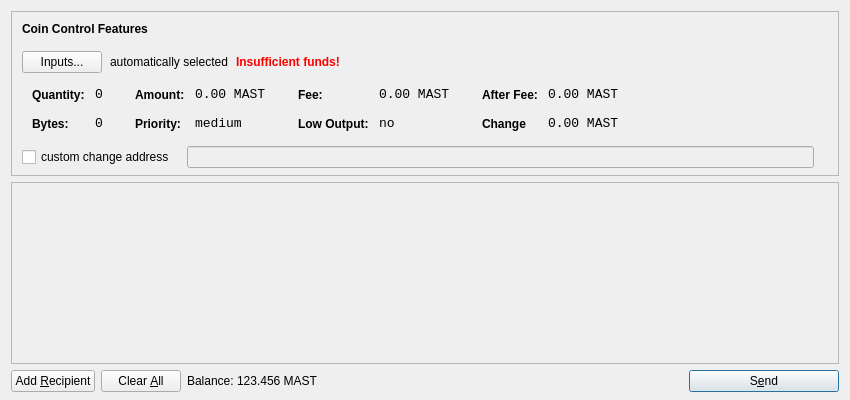
<?xml version="1.0" encoding="UTF-8"?>
<ui version="4.0">
 <class>SendCoinsDialog</class>
 <widget class="QDialog" name="SendCoinsDialog">
  <property name="geometry">
   <rect>
    <x>0</x>
    <y>0</y>
    <width>850</width>
    <height>400</height>
   </rect>
  </property>
  <property name="windowTitle">
   <string>Send Coins</string>
  </property>
  <layout class="QVBoxLayout" name="verticalLayout" stretch="0,1,0">
   <property name="bottomMargin">
    <number>8</number>
   </property>
   <item>
    <widget class="QFrame" name="frameCoinControl">
     <property name="sizePolicy">
      <sizepolicy hsizetype="Expanding" vsizetype="Expanding">
       <horstretch>0</horstretch>
       <verstretch>0</verstretch>
      </sizepolicy>
     </property>
     <property name="maximumSize">
      <size>
       <width>16777215</width>
       <height>16777215</height>
      </size>
     </property>
     <property name="frameShape">
      <enum>QFrame::StyledPanel</enum>
     </property>
     <property name="frameShadow">
      <enum>QFrame::Sunken</enum>
     </property>
     <layout class="QVBoxLayout" name="verticalLayoutCoinControl2">
      <property name="spacing">
       <number>-1</number>
      </property>
      <property name="leftMargin">
       <number>0</number>
      </property>
      <property name="topMargin">
       <number>0</number>
      </property>
      <property name="rightMargin">
       <number>0</number>
      </property>
      <property name="bottomMargin">
       <number>6</number>
      </property>
      <item>
       <layout class="QVBoxLayout" name="verticalLayoutCoinControl" stretch="0,0,0,0,1">
        <property name="spacing">
         <number>0</number>
        </property>
        <property name="leftMargin">
         <number>10</number>
        </property>
        <property name="topMargin">
         <number>10</number>
        </property>
        <item>
         <layout class="QHBoxLayout" name="horizontalLayoutCoinControl1">
          <property name="bottomMargin">
           <number>15</number>
          </property>
          <item>
           <widget class="QLabel" name="labelCoinControlFeatures">
            <property name="sizePolicy">
             <sizepolicy hsizetype="Preferred" vsizetype="Maximum">
              <horstretch>0</horstretch>
              <verstretch>0</verstretch>
             </sizepolicy>
            </property>
            <property name="font">
             <font>
              <weight>75</weight>
              <bold>true</bold>
             </font>
            </property>
            <property name="styleSheet">
             <string notr="true">font-weight:bold;</string>
            </property>
            <property name="text">
             <string>Coin Control Features</string>
            </property>
           </widget>
          </item>
         </layout>
        </item>
        <item>
         <layout class="QHBoxLayout" name="horizontalLayoutCoinControl2" stretch="0,0,0,0">
          <property name="spacing">
           <number>8</number>
          </property>
          <property name="bottomMargin">
           <number>10</number>
          </property>
          <item>
           <widget class="QPushButton" name="pushButtonCoinControl">
            <property name="styleSheet">
             <string notr="true"/>
            </property>
            <property name="text">
             <string>Inputs...</string>
            </property>
           </widget>
          </item>
          <item>
           <widget class="QLabel" name="labelCoinControlAutomaticallySelected">
            <property name="text">
             <string>automatically selected</string>
            </property>
            <property name="margin">
             <number>5</number>
            </property>
           </widget>
          </item>
          <item>
           <widget class="QLabel" name="labelCoinControlInsuffFunds">
            <property name="font">
             <font>
              <weight>75</weight>
              <bold>true</bold>
             </font>
            </property>
            <property name="styleSheet">
             <string notr="true">color:red;font-weight:bold;</string>
            </property>
            <property name="text">
             <string>Insufficient funds!</string>
            </property>
            <property name="margin">
             <number>5</number>
            </property>
           </widget>
          </item>
          <item>
           <spacer name="horizontalSpacerCoinControl">
            <property name="orientation">
             <enum>Qt::Horizontal</enum>
            </property>
            <property name="sizeHint" stdset="0">
             <size>
              <width>40</width>
              <height>1</height>
             </size>
            </property>
           </spacer>
          </item>
         </layout>
        </item>
        <item>
         <widget class="QWidget" name="widgetCoinControl" native="true">
          <property name="sizePolicy">
           <sizepolicy hsizetype="Preferred" vsizetype="Preferred">
            <horstretch>0</horstretch>
            <verstretch>0</verstretch>
           </sizepolicy>
          </property>
          <property name="minimumSize">
           <size>
            <width>0</width>
            <height>0</height>
           </size>
          </property>
          <property name="styleSheet">
           <string notr="true"/>
          </property>
          <layout class="QHBoxLayout" name="horizontalLayoutCoinControl5">
           <property name="margin">
            <number>0</number>
           </property>
           <item>
            <layout class="QHBoxLayout" name="horizontalLayoutCoinControl3" stretch="0,0,0,1">
             <property name="spacing">
              <number>20</number>
             </property>
             <property name="topMargin">
              <number>0</number>
             </property>
             <property name="bottomMargin">
              <number>10</number>
             </property>
             <item>
              <layout class="QFormLayout" name="formLayoutCoinControl1">
               <property name="horizontalSpacing">
                <number>10</number>
               </property>
               <property name="verticalSpacing">
                <number>14</number>
               </property>
               <property name="leftMargin">
                <number>10</number>
               </property>
               <property name="topMargin">
                <number>4</number>
               </property>
               <property name="rightMargin">
                <number>6</number>
               </property>
               <item row="0" column="0">
                <widget class="QLabel" name="labelCoinControlQuantityText">
                 <property name="styleSheet">
                  <string notr="true">font-weight:bold;</string>
                 </property>
                 <property name="text">
                  <string>Quantity:</string>
                 </property>
                 <property name="margin">
                  <number>0</number>
                 </property>
                </widget>
               </item>
               <item row="0" column="1">
                <widget class="QLabel" name="labelCoinControlQuantity">
                 <property name="font">
                  <font>
                   <family>Monospace</family>
                   <pointsize>10</pointsize>
                  </font>
                 </property>
                 <property name="cursor">
                  <cursorShape>IBeamCursor</cursorShape>
                 </property>
                 <property name="contextMenuPolicy">
                  <enum>Qt::ActionsContextMenu</enum>
                 </property>
                 <property name="text">
                  <string>0</string>
                 </property>
                 <property name="margin">
                  <number>0</number>
                 </property>
                 <property name="textInteractionFlags">
                  <set>Qt::LinksAccessibleByMouse|Qt::TextSelectableByKeyboard|Qt::TextSelectableByMouse</set>
                 </property>
                </widget>
               </item>
               <item row="1" column="0">
                <widget class="QLabel" name="labelCoinControlBytesText">
                 <property name="styleSheet">
                  <string notr="true">font-weight:bold;</string>
                 </property>
                 <property name="text">
                  <string>Bytes:</string>
                 </property>
                </widget>
               </item>
               <item row="1" column="1">
                <widget class="QLabel" name="labelCoinControlBytes">
                 <property name="font">
                  <font>
                   <family>Monospace</family>
                   <pointsize>10</pointsize>
                  </font>
                 </property>
                 <property name="cursor">
                  <cursorShape>IBeamCursor</cursorShape>
                 </property>
                 <property name="contextMenuPolicy">
                  <enum>Qt::ActionsContextMenu</enum>
                 </property>
                 <property name="text">
                  <string>0</string>
                 </property>
                 <property name="textInteractionFlags">
                  <set>Qt::LinksAccessibleByMouse|Qt::TextSelectableByKeyboard|Qt::TextSelectableByMouse</set>
                 </property>
                </widget>
               </item>
              </layout>
             </item>
             <item>
              <layout class="QFormLayout" name="formLayoutCoinControl2">
               <property name="horizontalSpacing">
                <number>10</number>
               </property>
               <property name="verticalSpacing">
                <number>14</number>
               </property>
               <property name="leftMargin">
                <number>6</number>
               </property>
               <property name="topMargin">
                <number>4</number>
               </property>
               <property name="rightMargin">
                <number>6</number>
               </property>
               <item row="0" column="0">
                <widget class="QLabel" name="labelCoinControlAmountText">
                 <property name="styleSheet">
                  <string notr="true">font-weight:bold;</string>
                 </property>
                 <property name="text">
                  <string>Amount:</string>
                 </property>
                 <property name="margin">
                  <number>0</number>
                 </property>
                </widget>
               </item>
               <item row="0" column="1">
                <widget class="QLabel" name="labelCoinControlAmount">
                 <property name="font">
                  <font>
                   <family>Monospace</family>
                   <pointsize>10</pointsize>
                  </font>
                 </property>
                 <property name="cursor">
                  <cursorShape>IBeamCursor</cursorShape>
                 </property>
                 <property name="contextMenuPolicy">
                  <enum>Qt::ActionsContextMenu</enum>
                 </property>
                 <property name="text">
                  <string>0.00 MAST</string>
                 </property>
                 <property name="textInteractionFlags">
                  <set>Qt::LinksAccessibleByMouse|Qt::TextSelectableByKeyboard|Qt::TextSelectableByMouse</set>
                 </property>
                </widget>
               </item>
               <item row="1" column="0">
                <widget class="QLabel" name="labelCoinControlPriorityText">
                 <property name="styleSheet">
                  <string notr="true">font-weight:bold;</string>
                 </property>
                 <property name="text">
                  <string>Priority:</string>
                 </property>
                </widget>
               </item>
               <item row="1" column="1">
                <widget class="QLabel" name="labelCoinControlPriority">
                 <property name="font">
                  <font>
                   <family>Monospace</family>
                   <pointsize>10</pointsize>
                  </font>
                 </property>
                 <property name="cursor">
                  <cursorShape>IBeamCursor</cursorShape>
                 </property>
                 <property name="contextMenuPolicy">
                  <enum>Qt::ActionsContextMenu</enum>
                 </property>
                 <property name="text">
                  <string>medium</string>
                 </property>
                 <property name="textInteractionFlags">
                  <set>Qt::LinksAccessibleByMouse|Qt::TextSelectableByKeyboard|Qt::TextSelectableByMouse</set>
                 </property>
                </widget>
               </item>
              </layout>
             </item>
             <item>
              <layout class="QFormLayout" name="formLayoutCoinControl3">
               <property name="horizontalSpacing">
                <number>10</number>
               </property>
               <property name="verticalSpacing">
                <number>14</number>
               </property>
               <property name="leftMargin">
                <number>6</number>
               </property>
               <property name="topMargin">
                <number>4</number>
               </property>
               <property name="rightMargin">
                <number>6</number>
               </property>
               <item row="0" column="0">
                <widget class="QLabel" name="labelCoinControlFeeText">
                 <property name="styleSheet">
                  <string notr="true">font-weight:bold;</string>
                 </property>
                 <property name="text">
                  <string>Fee:</string>
                 </property>
                 <property name="margin">
                  <number>0</number>
                 </property>
                </widget>
               </item>
               <item row="0" column="1">
                <widget class="QLabel" name="labelCoinControlFee">
                 <property name="font">
                  <font>
                   <family>Monospace</family>
                   <pointsize>10</pointsize>
                  </font>
                 </property>
                 <property name="cursor">
                  <cursorShape>IBeamCursor</cursorShape>
                 </property>
                 <property name="contextMenuPolicy">
                  <enum>Qt::ActionsContextMenu</enum>
                 </property>
                 <property name="text">
                  <string>0.00 MAST</string>
                 </property>
                 <property name="textInteractionFlags">
                  <set>Qt::LinksAccessibleByMouse|Qt::TextSelectableByKeyboard|Qt::TextSelectableByMouse</set>
                 </property>
                </widget>
               </item>
               <item row="1" column="0">
                <widget class="QLabel" name="labelCoinControlLowOutputText">
                 <property name="styleSheet">
                  <string notr="true">font-weight:bold;</string>
                 </property>
                 <property name="text">
                  <string>Low Output:</string>
                 </property>
                </widget>
               </item>
               <item row="1" column="1">
                <widget class="QLabel" name="labelCoinControlLowOutput">
                 <property name="font">
                  <font>
                   <family>Monospace</family>
                   <pointsize>10</pointsize>
                  </font>
                 </property>
                 <property name="cursor">
                  <cursorShape>IBeamCursor</cursorShape>
                 </property>
                 <property name="contextMenuPolicy">
                  <enum>Qt::ActionsContextMenu</enum>
                 </property>
                 <property name="text">
                  <string>no</string>
                 </property>
                 <property name="textInteractionFlags">
                  <set>Qt::LinksAccessibleByMouse|Qt::TextSelectableByKeyboard|Qt::TextSelectableByMouse</set>
                 </property>
                </widget>
               </item>
              </layout>
             </item>
             <item>
              <layout class="QFormLayout" name="formLayoutCoinControl4">
               <property name="horizontalSpacing">
                <number>10</number>
               </property>
               <property name="verticalSpacing">
                <number>14</number>
               </property>
               <property name="leftMargin">
                <number>6</number>
               </property>
               <property name="topMargin">
                <number>4</number>
               </property>
               <property name="rightMargin">
                <number>6</number>
               </property>
               <item row="0" column="0">
                <widget class="QLabel" name="labelCoinControlAfterFeeText">
                 <property name="styleSheet">
                  <string notr="true">font-weight:bold;</string>
                 </property>
                 <property name="text">
                  <string>After Fee:</string>
                 </property>
                 <property name="margin">
                  <number>0</number>
                 </property>
                </widget>
               </item>
               <item row="0" column="1">
                <widget class="QLabel" name="labelCoinControlAfterFee">
                 <property name="font">
                  <font>
                   <family>Monospace</family>
                   <pointsize>10</pointsize>
                  </font>
                 </property>
                 <property name="cursor">
                  <cursorShape>IBeamCursor</cursorShape>
                 </property>
                 <property name="contextMenuPolicy">
                  <enum>Qt::ActionsContextMenu</enum>
                 </property>
                 <property name="text">
                  <string>0.00 MAST</string>
                 </property>
                 <property name="textInteractionFlags">
                  <set>Qt::LinksAccessibleByMouse|Qt::TextSelectableByKeyboard|Qt::TextSelectableByMouse</set>
                 </property>
                </widget>
               </item>
               <item row="1" column="0">
                <widget class="QLabel" name="labelCoinControlChangeText">
                 <property name="styleSheet">
                  <string notr="true">font-weight:bold;</string>
                 </property>
                 <property name="text">
                  <string>Change</string>
                 </property>
                </widget>
               </item>
               <item row="1" column="1">
                <widget class="QLabel" name="labelCoinControlChange">
                 <property name="font">
                  <font>
                   <family>Monospace</family>
                   <pointsize>10</pointsize>
                  </font>
                 </property>
                 <property name="cursor">
                  <cursorShape>IBeamCursor</cursorShape>
                 </property>
                 <property name="contextMenuPolicy">
                  <enum>Qt::ActionsContextMenu</enum>
                 </property>
                 <property name="text">
                  <string>0.00 MAST</string>
                 </property>
                 <property name="textInteractionFlags">
                  <set>Qt::LinksAccessibleByMouse|Qt::TextSelectableByKeyboard|Qt::TextSelectableByMouse</set>
                 </property>
                </widget>
               </item>
              </layout>
             </item>
            </layout>
           </item>
          </layout>
         </widget>
        </item>
        <item>
         <layout class="QHBoxLayout" name="horizontalLayoutCoinControl4" stretch="0,0,0">
          <property name="spacing">
           <number>12</number>
          </property>
          <property name="sizeConstraint">
           <enum>QLayout::SetDefaultConstraint</enum>
          </property>
          <property name="topMargin">
           <number>5</number>
          </property>
          <property name="rightMargin">
           <number>5</number>
          </property>
          <item>
           <widget class="QCheckBox" name="checkBoxCoinControlChange">
            <property name="text">
             <string>custom change address</string>
            </property>
           </widget>
          </item>
          <item>
           <widget class="QLineEdit" name="lineEditCoinControlChange">
            <property name="enabled">
             <bool>false</bool>
            </property>
            <property name="sizePolicy">
             <sizepolicy hsizetype="Expanding" vsizetype="Fixed">
              <horstretch>0</horstretch>
              <verstretch>0</verstretch>
             </sizepolicy>
            </property>
           </widget>
          </item>
          <item>
           <widget class="QLabel" name="labelCoinControlChangeLabel">
            <property name="sizePolicy">
             <sizepolicy hsizetype="Preferred" vsizetype="Expanding">
              <horstretch>0</horstretch>
              <verstretch>0</verstretch>
             </sizepolicy>
            </property>
            <property name="minimumSize">
             <size>
              <width>0</width>
              <height>0</height>
             </size>
            </property>
            <property name="text">
             <string/>
            </property>
            <property name="margin">
             <number>3</number>
            </property>
           </widget>
          </item>
         </layout>
        </item>
        <item>
         <spacer name="verticalSpacerCoinControl">
          <property name="orientation">
           <enum>Qt::Vertical</enum>
          </property>
          <property name="sizeHint" stdset="0">
           <size>
            <width>800</width>
            <height>1</height>
           </size>
          </property>
         </spacer>
        </item>
       </layout>
      </item>
     </layout>
    </widget>
   </item>
   <item>
    <widget class="QScrollArea" name="scrollArea">
     <property name="widgetResizable">
      <bool>true</bool>
     </property>
     <widget class="QWidget" name="scrollAreaWidgetContents">
      <property name="geometry">
       <rect>
        <x>0</x>
        <y>0</y>
        <width>830</width>
        <height>165</height>
       </rect>
      </property>
      <layout class="QVBoxLayout" name="verticalLayout_2">
       <property name="margin">
        <number>0</number>
       </property>
       <item>
        <layout class="QVBoxLayout" name="entries">
         <property name="spacing">
          <number>6</number>
         </property>
        </layout>
       </item>
       <item>
        <spacer name="verticalSpacer">
         <property name="orientation">
          <enum>Qt::Vertical</enum>
         </property>
         <property name="sizeHint" stdset="0">
          <size>
           <width>20</width>
           <height>40</height>
          </size>
         </property>
        </spacer>
       </item>
      </layout>
     </widget>
    </widget>
   </item>
   <item>
    <layout class="QHBoxLayout" name="horizontalLayout">
     <item>
      <widget class="QPushButton" name="addButton">
       <property name="toolTip">
        <string>Send to multiple recipients at once</string>
       </property>
       <property name="text">
        <string>Add &amp;Recipient</string>
       </property>
       <property name="icon">
        <iconset resource="../bitcoin.qrc">
         <normaloff>:/icons/add</normaloff>:/icons/add</iconset>
       </property>
       <property name="autoDefault">
        <bool>false</bool>
       </property>
      </widget>
     </item>
     <item>
      <widget class="QPushButton" name="clearButton">
       <property name="sizePolicy">
        <sizepolicy hsizetype="Minimum" vsizetype="Fixed">
         <horstretch>0</horstretch>
         <verstretch>0</verstretch>
        </sizepolicy>
       </property>
       <property name="toolTip">
        <string>Remove all transaction fields</string>
       </property>
       <property name="text">
        <string>Clear &amp;All</string>
       </property>
       <property name="icon">
        <iconset resource="../bitcoin.qrc">
         <normaloff>:/icons/remove</normaloff>:/icons/remove</iconset>
       </property>
       <property name="autoRepeatDelay">
        <number>300</number>
       </property>
       <property name="autoDefault">
        <bool>false</bool>
       </property>
      </widget>
     </item>
     <item>
      <layout class="QHBoxLayout" name="horizontalLayout_2">
       <property name="spacing">
        <number>3</number>
       </property>
       <item>
        <widget class="QLabel" name="label">
         <property name="sizePolicy">
          <sizepolicy hsizetype="Preferred" vsizetype="Fixed">
           <horstretch>0</horstretch>
           <verstretch>0</verstretch>
          </sizepolicy>
         </property>
         <property name="text">
          <string>Balance:</string>
         </property>
        </widget>
       </item>
       <item>
        <widget class="QLabel" name="labelBalance">
         <property name="sizePolicy">
          <sizepolicy hsizetype="Preferred" vsizetype="Fixed">
           <horstretch>0</horstretch>
           <verstretch>0</verstretch>
          </sizepolicy>
         </property>
         <property name="cursor">
          <cursorShape>IBeamCursor</cursorShape>
         </property>
         <property name="text">
          <string>123.456 MAST</string>
         </property>
         <property name="textInteractionFlags">
          <set>Qt::LinksAccessibleByMouse|Qt::TextSelectableByKeyboard|Qt::TextSelectableByMouse</set>
         </property>
        </widget>
       </item>
      </layout>
     </item>
     <item>
      <spacer name="horizontalSpacer">
       <property name="orientation">
        <enum>Qt::Horizontal</enum>
       </property>
       <property name="sizeHint" stdset="0">
        <size>
         <width>40</width>
         <height>20</height>
        </size>
       </property>
      </spacer>
     </item>
     <item>
      <widget class="QPushButton" name="sendButton">
       <property name="minimumSize">
        <size>
         <width>150</width>
         <height>0</height>
        </size>
       </property>
       <property name="toolTip">
        <string>Confirm the send action</string>
       </property>
       <property name="text">
        <string>S&amp;end</string>
       </property>
       <property name="icon">
        <iconset resource="../bitcoin.qrc">
         <normaloff>:/icons/send</normaloff>:/icons/send</iconset>
       </property>
       <property name="default">
        <bool>true</bool>
       </property>
      </widget>
     </item>
    </layout>
   </item>
  </layout>
 </widget>
 <resources>
  <include location="../bitcoin.qrc"/>
 </resources>
 <connections/>
</ui>
